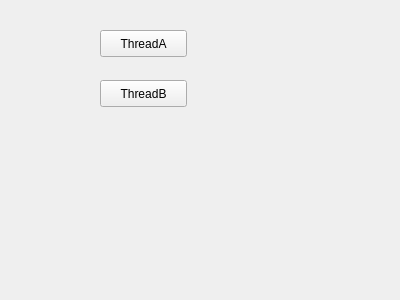
<?xml version="1.0" encoding="UTF-8"?>
<ui version="4.0">
 <class>Widget</class>
 <widget class="QWidget" name="Widget">
  <property name="geometry">
   <rect>
    <x>0</x>
    <y>0</y>
    <width>400</width>
    <height>300</height>
   </rect>
  </property>
  <property name="windowTitle">
   <string>Widget</string>
  </property>
  <widget class="QPushButton" name="pushButton_A">
   <property name="geometry">
    <rect>
     <x>100</x>
     <y>30</y>
     <width>87</width>
     <height>27</height>
    </rect>
   </property>
   <property name="text">
    <string>ThreadA</string>
   </property>
  </widget>
  <widget class="QPushButton" name="pushButton_B">
   <property name="geometry">
    <rect>
     <x>100</x>
     <y>80</y>
     <width>87</width>
     <height>27</height>
    </rect>
   </property>
   <property name="text">
    <string>ThreadB</string>
   </property>
  </widget>
 </widget>
 <layoutdefault spacing="6" margin="11"/>
 <resources/>
 <connections/>
</ui>
